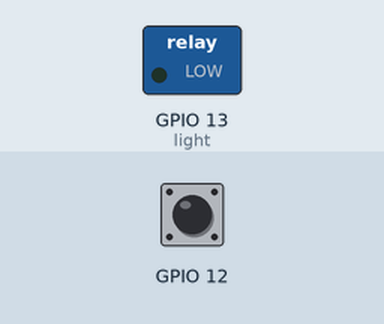
This sketch was run on a simulated ESP32. On the bench: switched loads named in the sketch (green lamp = pin HIGH). Inputs (shaded band) come from the test bench; at power-on: GPIO 12 HIGH. WiFi joins after 1.5 s; servers stay silent unless stated; what the sketch prints to the serial monitor is not drawn.

Above: at 2.7 s.
2.8 s: GPIO 12 pulled LOW for 0.15 s
At 3.6 s:
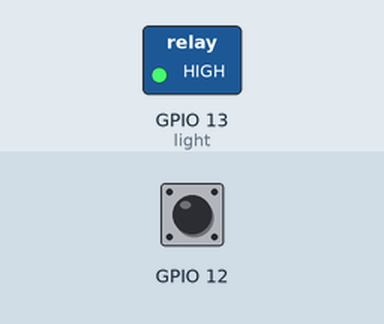
5.9 s: GPIO 12 pulled LOW for 1 s
At 7.3 s:
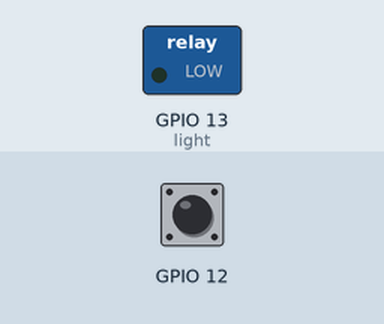
8.4 s: GPIO 12 pulled LOW for 3.2 s
At 11.9 s:
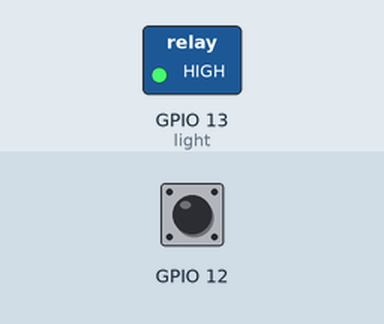
Timing chart, 0 to 13.4 s (numbered marks = the images above; inputs shaded):
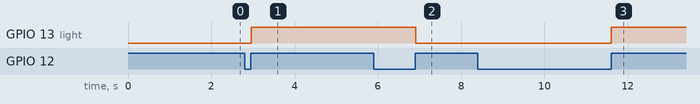

Measured:
- after the input at 2.8 s, GPIO 13 (light): LOW → HIGH after 0.16 s
- after the input at 5.9 s, GPIO 13 (light): HIGH → LOW after 1.0 s
- after the input at 8.4 s, GPIO 13 (light): LOW → HIGH after 3.2 s

The sketch:

main.ino
```cpp
#include <Arduino.h>
#include <AsyncTCP.h>
#include <ESPAsyncWebServer.h>
// Параметри WiFi мережі
const char* ssid = "Wokwi-GUEST";
const char* password = "";

const int light = 13;
int buttonLastState = 0;
bool ligthState = false;

// Розмітка веб сторінки
const char index_html[] PROGMEM = R"rawliteral(
<!DOCTYPE html>
<html lang="en">
	<head>
		<meta charset="UTF-8" />
		<meta name="viewport" content="width=device-width, initial-scale=1.0" />
		<title>Document</title>
		<link rel="preconnect" href="https://fonts.googleapis.com" />
		<link rel="preconnect" href="https://fonts.gstatic.com" crossorigin />
		<link
			href="https://fonts.googleapis.com/css2?family=Montserrat:ital,wght@0,100..900;1,100..900&display=swap"
			rel="stylesheet"
		/>
		<style>
			* {
				font-family: 'Montserrat', serif;
				margin: 0;
				padding: 0;
				box-sizing: border-box;
			}
			body {
				width: 100vw;
				height: 100vh;
				display: flex;
				align-items: center;
				justify-content: center;
				background: #f0f0f0;
			}

			main {
				width: 600px;
				height: 700px;
				border-radius: 15px;
				background: #fff;
				box-shadow: rgba(0, 0, 0, 0.25) 0px 4px 15px;
				display: flex;
				flex-direction: column;
				align-items: center;
				justify-content: space-around;
				padding: 40px;
			}
			.container {
				padding: 15px;
				display: flex;
				align-items: center;
				justify-content: center;
				border-radius: 15px;
				overflow: hidden;
				box-shadow: rgba(0, 0, 0, 0.25) 0px 0px 15px;
			}
			h1 {
				font-size: 21px;
				color: #080808;
			}
			.Light__off {
				background: #de8774;
			}
			.Light__on {
				background: #86de74;
			}
			button {
				padding: 0;
				border: none;
				font: inherit;
				color: inherit;
				background-color: transparent;
				cursor: pointer;
				transition: 500ms;
				font-size: 21px;
				font-weight: 600;
				color: #fff;
			}
			button:active {
				opacity: 0.7;
			}
		</style>
	</head>
	<body>
		<main>
			<div class="container">
				<img
					src="https://i.postimg.cc/DZdhrtCt/idea-1.png"
					alt="on light"
					width="150px"
					height="150px"
				/>
			</div>
			<div class="container">
				<h1>Освітлення аудіторій</h1>
			</div>
			<button id="light__button" class="container Light__on">Вімкнути</button>
		</main>
		<script>
			var e=document.getElementById("light__button");var n=!1;window.addEventListener("load",(()=>{const o=new WebSocket(`ws://${window.location.host}/ws`);o.onerror=e=>{console.log("WEBSOCKET_ERROR ",e)},o.onmessage=o=>{n="1"===o.data,e.className="container "+(n?"Light__off":"Light__on"),e.innerHTML=n?"Вимкнути":"Ввімнкути",console.log("1"===o.data&&!0)},e.addEventListener("click",(()=>{o.send("updateLite")}))}));
		</script>
	</body>
</html>
)rawliteral";
// ініціалізація веб-сервера
AsyncWebServer server(80);
AsyncWebSocket ws("/ws");

// обробник данних
void messageEvent(void *arg, uint8_t *data, size_t len) {
  AwsFrameInfo *info = (AwsFrameInfo*)arg;
  if (info->final && info->index == 0 && info->len == len && info->opcode == WS_TEXT) {
    data[len] = 0;
    if (strcmp((char*)data, "updateLite") == 0) {
      ligthState = !ligthState;
      ws.textAll(String(ligthState));
    }
  }
}
//обробка стану веб сокету
void eventHandler(AsyncWebSocket *server, AsyncWebSocketClient *client, AwsEventType type, void *arg, uint8_t *data, size_t len) {
  switch (type)
  {
	// Якщо користувач під'єднанний
  case WS_EVT_CONNECT:
    Serial.printf("ws[%s][%u] connect\n", server->url(), client->id());
    break;
	// Якщо користувач від'єднанний
  case WS_EVT_DISCONNECT:
  Serial.printf("ws[%s][%u] disconnect: %u\n", server->url(), client->id());
  break;
	// Якщо полученні якісь данні
  case WS_EVT_DATA:
  messageEvent(arg, data, len);
  break;

  }
}


void setup() {
  Serial.begin(9600);
  pinMode(light, OUTPUT);
  pinMode(12, INPUT_PULLUP);

  // Під'єднання до мережі
  Serial.print("Connecting to ");
  Serial.println(ssid);

  WiFi.begin(ssid, password);

  while (WiFi.status() != WL_CONNECTED) {
    delay(100);
    Serial.print(".");
  }

  Serial.println("");
  Serial.println("Connected..!");
	// Підключення веб серверу
  ws.onEvent(eventHandler);
  server.addHandler(&ws);
  server.on("/", HTTP_GET, [](AsyncWebServerRequest *request){
    request->send_P(200, "text/html", index_html);
  });
  server.begin();
}

void loop() {

  boolean buttonState = !digitalRead(12);
  // on click function
  if(buttonState==1 && buttonLastState==0) {
    buttonLastState=1;
  } if(buttonState==0 && buttonLastState==1) {
    buttonLastState=0;
    ligthState = !ligthState;
    ws.textAll(String(ligthState));
  }

  digitalWrite(light, ligthState ? HIGH : LOW);
  delay(10);
  ws.cleanupClients();
}
```
